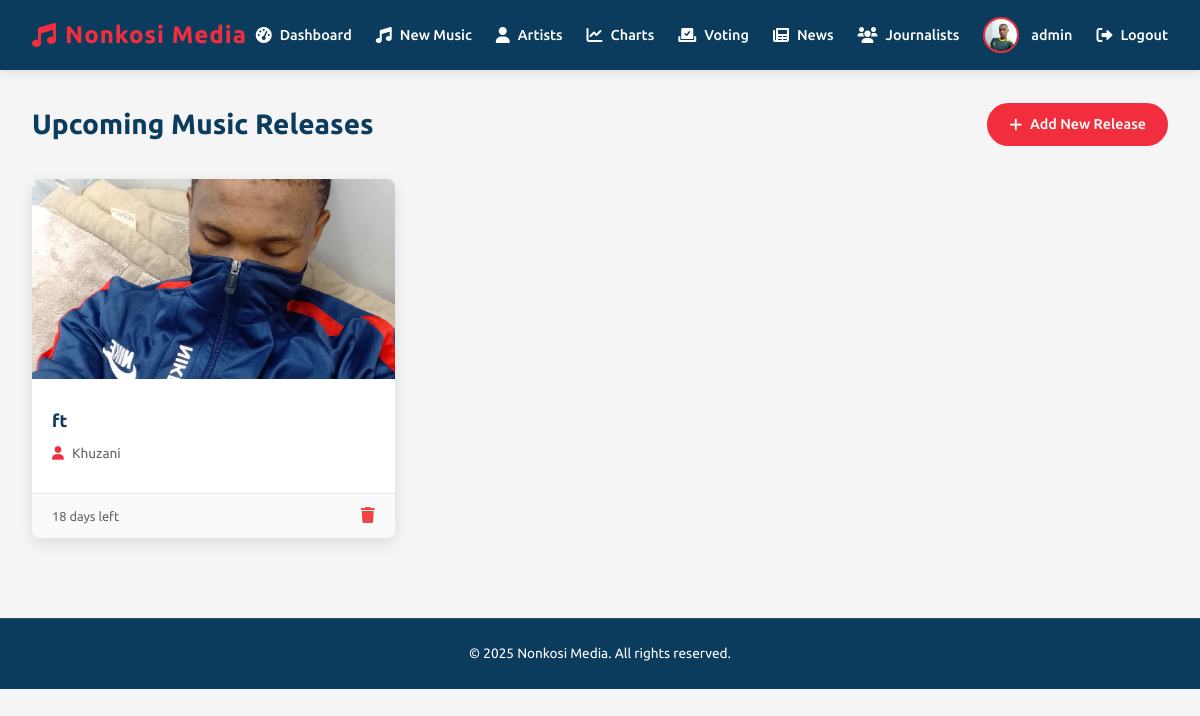
The page /admin/upcoming_music (signed in) on the database its author committed.
### app.py (models this page shows, shortened)
class User(db.Model, UserMixin):
    id = db.Column(db.Integer, primary_key=True)
    username = db.Column(db.String(50), unique=True, nullable=False)
    email = db.Column(db.String(120), unique=True, nullable=False)
    password = db.Column(db.String(60), nullable=False)
    role = db.Column(db.String(20), nullable=False, default='user')
    profile_pic = db.Column(db.String(100), nullable=False, default='default.jpg')
    last_seen = db.Column(db.DateTime, default=datetime.utcnow)
    articles = db.relationship('News', backref='author', lazy=True)  # This creates the relationship

class UpcomingMusic(db.Model):
    id = db.Column(db.Integer, primary_key=True)
    title = db.Column(db.String(100), nullable=False)
    artist_id = db.Column(db.Integer, db.ForeignKey('artist.id'), nullable=False)
    album = db.Column(db.String(100))
    release_date = db.Column(db.DateTime, nullable=False)
    cover_image = db.Column(db.String(100), default='default_upcoming.jpg')
    date_added = db.Column(db.DateTime, default=datetime.utcnow)
    artist = db.relationship('Artist', backref='upcoming_music')

class Artist(db.Model):
    id = db.Column(db.Integer, primary_key=True)
    name = db.Column(db.String(100), nullable=False)
    bio = db.Column(db.Text, nullable=False)
    image = db.Column(db.String(20), nullable=False, default='artist_default.jpg')
    social_media = db.Column(db.JSON)
    songs = db.relationship('Song', backref='artist', lazy=True)
    gigs = db.relationship('Gig', backref='artist', lazy=True)

### app.py (the view)
@app.route('/admin/upcoming_music')
@login_required
def upcoming_music():
    if current_user.role != 'admin':
        flash('You are not authorized to access this page', 'error')
        return redirect(url_for('home'))
    cutoff_date = datetime.utcnow() - timedelta(days=5)
    upcoming = UpcomingMusic.query.filter(UpcomingMusic.release_date > cutoff_date)\
                                .order_by(UpcomingMusic.release_date)\
                                .all()
    return render_template('upcoming_music.html', upcoming_music=upcoming)

### app.py (called while the page is built)
@login_manager.user_loader
def load_user(user_id):
    return User.query.get(int(user_id))

@app.context_processor
def inject_datetime():
    return {'datetime': datetime}

### templates/upcoming_music.html (shortened to what this page needs)
<!DOCTYPE html>
<html lang="en">
<head>
  <link rel="stylesheet" href="https://cdnjs.cloudflare.com/ajax/libs/font-awesome/6.0.0/css/all.min.css">
</head>
<body>
  <header class="header">
    <div class="logo">
      <i class="fas fa-music"></i>
      <span>Nonkosi Media</span>
    </div>
    <nav class="nav-links">
      <a href="/admin">
        <i class="fas fa-tachometer-alt"></i>
        <span>Dashboard</span>
      </a>
      <a href="/admin/upcoming_music" class="active">
        <i class="fas fa-music"></i>
        <span>New Music</span>
      </a>
      <a href="/admin/artists">
        <i class="fas fa-user"></i>
        <span>Artists</span>
      </a>
      <a href="/admin/charts_manager">
        <i class="fas fa-chart-line"></i>
        <span>Charts</span>
      </a>
      <a href="/admin/voting_events">
        <i class="fas fa-vote-yea"></i>
        <span>Voting</span>
      </a>
      <a href="/admin/news">
        <i class="fas fa-newspaper"></i>
        <span>News</span>
      </a>
      <a href="/admin/manage_journalists">
        <i class="fas fa-users"></i>
        <span>Journalists</span>
      </a>
      <div class="user-profile">
        <img src="/static/uploads/profile_pics/IMG_20231016_190958~2.jpg" alt="Admin">
        <span>{{ current_user.username }}</span>
      </div>
      <a href="/logout">
        <i class="fas fa-sign-out-alt"></i>
        <span>Logout</span>
      </a>
    </nav>
  </header>
  <main class="container">
    <div class="page-header">
      <h1 class="page-title">Upcoming Music Releases</h1>
      <a href="{{ url_for('add_upcoming_music') }}" class="btn">
        <i class="fas fa-plus"></i> Add New Release
      </a>
    </div>
    {% if upcoming_music %}
    <div class="music-grid">
      {% for music in upcoming_music %}
      <div class="music-card">
        <div class="music-cover-container">
          <img src="{{ url_for('static', filename='uploads/profile_pics/' + music.cover_image) }}"
               class="music-cover"
               alt="{{ music.title }}">
        </div>
        <div class="music-content">
          <h3 class="music-title">{{ music.title }}</h3>
          <div class="music-meta">
            <i class="fas fa-user"></i>
            <span>{{ music.artist.name }}</span>
          </div>
        </div>
        <div class="music-footer">
          <span class="music-date">
            {% set diff = (music.release_date - datetime.utcnow()).days %}
            {% if diff > 0 %}
              {{ diff }} days left
            {% elif diff == 0 %}
              Releases today!
            {% else %}
              Released
            {% endif %}
          </span>
          <button class="delete-btn" data-music-id="{{ music.id }}">
            <i class="fas fa-trash"></i>
          </button>
        </div>
      </div>
      {% endfor %}
    </div>
    {% endif %}
  </main>
  <footer>
    <p>© {{ datetime.now().year }} Nonkosi Media. All rights reserved.</p>
  </footer>
</body>
</html>

### templates/upcoming_music.html (style rules this page uses)
:root { --primary: #0b3c5d; --secondary: #f22e3e; --dark: #222; --light: #f5f5f5; --accent: #103b6f; --gray: #666; --light-gray: #e2e8f0; --success: #10b981; --warning: #f59e0b; --danger: #ef4444; }
* { box-sizing: border-box; margin: 0; padding: 0; }
body { font-family: 'Ubuntu', sans-serif; background-color: var(--light); color: var(--dark); line-height: 1.6; }
.header { background-color: var(--primary); color: white; padding: 1rem 2rem; display: flex; justify-content: space-between; align-items: center; position: sticky; top: 0; z-index: 100; box-shadow: 0 2px 10px rgba(0,0,0,0.1); }
.header .logo { font-size: 1.5rem; font-weight: 700; color: var(--secondary); display: flex; align-items: center; gap: 0.5rem; letter-spacing: 1px; }
.logo i { color: var(--secondary); }
.nav-links { display: flex; align-items: center; gap: 1.5rem; }
.nav-links a { color: white; text-decoration: none; font-weight: 500; font-size: 0.9rem; display: flex; align-items: center; gap: 0.5rem; transition: color 0.2s; padding: 5px 0; position: relative; }
.nav-links a::after { content: ''; position: absolute; bottom: 0; left: 0; width: 0; height: 2px; background-color: var(--secondary); transition: width 0.3s; }
.nav-links a i { font-size: 1rem; }
.user-profile { display: flex; align-items: center; gap: 0.75rem; }
.user-profile img { width: 36px; height: 36px; border-radius: 50%; object-fit: cover; border: 2px solid var(--secondary); }
.user-profile span { font-weight: 500; font-size: 0.9rem; color: white; }
.container { padding: 2rem; max-width: 1400px; margin: 0 auto; }
.page-header { display: flex; justify-content: space-between; align-items: center; margin-bottom: 2rem; }
.page-title { font-size: 1.75rem; font-weight: 700; color: var(--primary); }
.btn { display: inline-flex; align-items: center; gap: 0.5rem; background-color: var(--secondary); color: white; padding: 0.5rem 1.25rem; border-radius: 30px; font-size: 0.9rem; font-weight: 500; text-decoration: none; transition: all 0.3s; border: 2px solid var(--secondary); }
.btn i { font-size: 0.9rem; }
.music-grid { display: grid; grid-template-columns: repeat(auto-fill, minmax(280px, 1fr)); gap: 1.5rem; }
.music-card { background-color: white; border-radius: 0.5rem; overflow: hidden; box-shadow: 0 5px 15px rgba(0,0,0,0.1); transition: all 0.3s; }
.music-cover { width: 100%; height: 200px; object-fit: cover; }
.music-content { padding: 1.25rem; }
.music-title { font-size: 1.1rem; font-weight: 600; color: var(--primary); margin-bottom: 0.5rem; }
.music-meta { display: flex; align-items: center; gap: 0.5rem; color: var(--gray); font-size: 0.85rem; margin-bottom: 0.5rem; }
.music-meta i { color: var(--secondary); }
.music-footer { display: flex; justify-content: space-between; align-items: center; padding: 0.75rem 1.25rem; background-color: rgba(0,0,0,0.02); border-top: 1px solid var(--light-gray); }
.music-date { font-size: 0.8rem; color: var(--gray); }
.delete-btn { background: none; border: none; color: var(--danger); cursor: pointer; font-size: 1rem; transition: color 0.2s; }
footer { background-color: var(--primary); padding: 1.5rem 2rem; margin-top: 3rem; text-align: center; font-size: 0.85rem; color: white; border-top: 1px solid rgba(255,255,255,0.1); }

### rows shown on the page
User: username "admin"
UpcomingMusic: cover_image (picture), title "ft", artist.name "Khuzani"
